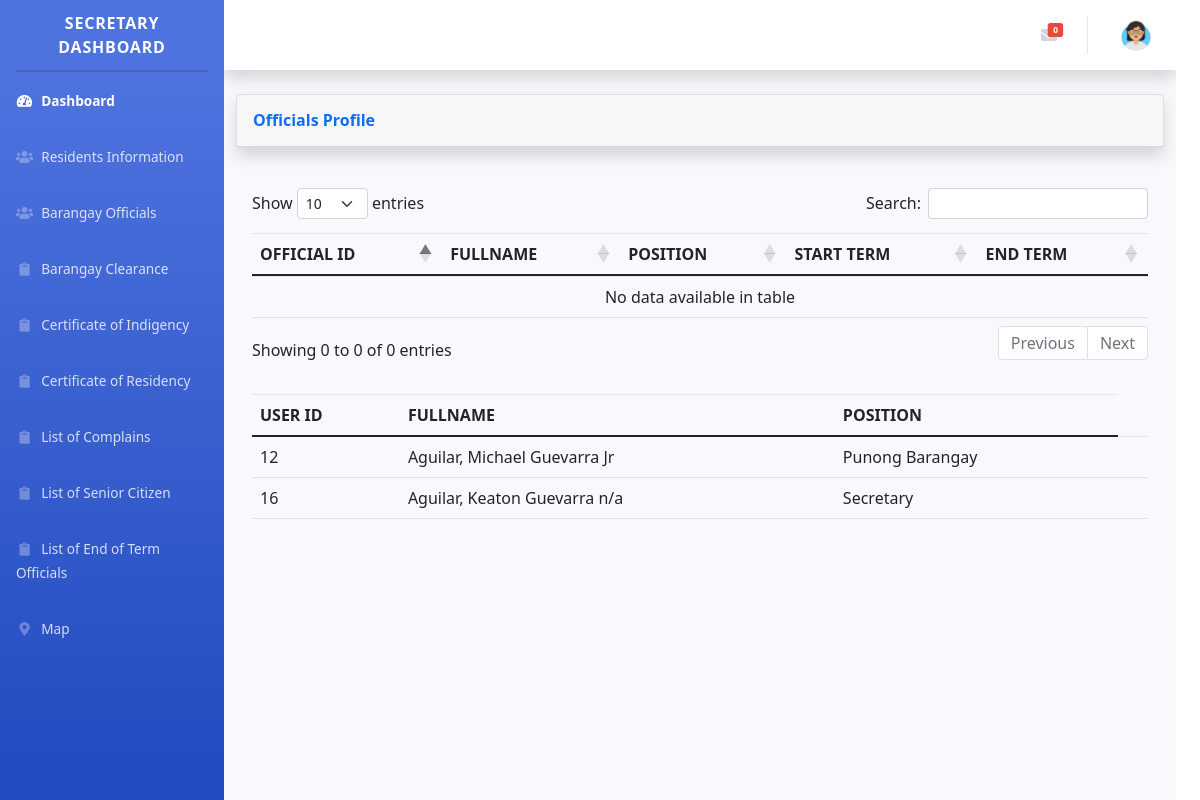
The page /official.php on the database its author committed.
### tables this page shows
CREATE TABLE `tbluser` (
  `user_id` int(11) NOT NULL,
  `lname` varchar(55) NOT NULL,
  `fname` varchar(55) NOT NULL,
  `mname` varchar(55) NOT NULL,
  `suffix` varchar(55) NOT NULL,
  `birthdate` date NOT NULL,
  `age` int(11) NOT NULL,
  `position` varchar(255) NOT NULL,
  `mobile_number` varchar(50) NOT NULL,
  `user_name` varchar(55) NOT NULL,
  `user_password` varchar(255) NOT NULL,
  `Status` tinyint(4) NOT NULL,
  `VerificationCode` varchar(255) NOT NULL,
  `Verify` tinyint(4) NOT NULL,
  `Request` tinyint(4) NOT NULL,
  `profile` varbinary(1052) NOT NULL
);

### official.php (the view, shortened to what this page needs)
	<?php
	include('includes/header.php');
	include('includes/navbar.php');
	?>
	<link rel="stylesheet" href="https://cdn.datatables.net/1.11.4/css/dataTables.bootstrap5.min.css" />
	<div id="content-wrapper" class="d-flex flex-column">
		<div id="content">
			<nav class="navbar navbar-expand navbar-light bg-white topbar mb-4 static-top shadow">
				<ul class="navbar-nav ml-auto">
				<?php
			    include("condb.php");
			    $sql = "SELECT * FROM tbl_msg WHERE msg_status=1 AND Status = '1'";
			    $result= mysqli_query($cn,$sql);
			    $row= mysqli_num_rows($result);
			    ?>
				<li class="nav-item dropdown no-arrow mx-1">
					<a class="nav-link dropdown-toggle" href="#" id="alertsDropdown" role="button" data-toggle="dropdown" aria-haspopup="true" aria-expanded="false">
						<span class="badge badge-danger badge-counter"> <?php echo $row; ?></span>
					</a>
			</li>
			<li class="nav-item dropdown no-arrow">
				<a class="nav-link dropdown-toggle" href="#" id="userDropdown" role="button"
				data-toggle="dropdown" aria-haspopup="true" aria-expanded="false">
				<img src="img/admin.png" class="img-profile rounded-circle">
			</a>
	</li>
</ul>
</nav>
<div class="container-fluid">
	<div class="card shadow mb-4">
		<div class="card-header py-3">
			<h6 class="m-0 font-weight-bold text-primary">Officials Profile
			</h6>
		</div>
	</div>
	<div class="card-body">
		<div class="table-responsive">
			<table class="table table-hover" id="dataTable" width="100%" cellspacing="0">
				<thead>
					<tr>
						<th>OFFICIAL ID</th>
						<th>FULLNAME</th>
						<th>POSITION</th>
						<th>START TERM</th>
						<th>END TERM</th>
					</tr>
				</thead>
			</table>
		</div>
	</div>
	<div class="card-body">
		<div class="table-responsive">
			<table class="table table-hover" id="dataTable" width="100%" cellspacing="0">
				<thead>
					<tr>
						<th>USER ID</th>
						<th>FULLNAME</th>
						<th>POSITION</th>
					</tr>
				</thead>
				<?php
						$sql = "SELECT * FROM tbluser WHERE Status = '1' AND position = 'Punong Barangay' || position = 'Secretary'";
						$res = mysqli_query($cn, $sql);
						while ($results = mysqli_fetch_array($res)) { ?>
					<tr>
						<td><?php echo $results ['user_id']?></td>
						<td><?php echo $results ['lname'], ", ", $results ['fname'], " ", $results ['mname'], " ", $results ['suffix'] ?></td>
						<td><?php echo $results ['position'] ?></td>
						<td>
						</td>
					</tr>
				<?php } ?>
			</table>
		</div>
	</div>
</div>
</div>
</div>
<?php
include ('includes/footer.php');
?>

### rows shown on the page
tbluser: user_id "12", lname "Aguilar", fname "Michael", mname "Guevarra", suffix "Jr", position "Punong Barangay"
tbluser: user_id "16", lname "Aguilar", fname "Keaton", mname "Guevarra", suffix "n/a", position "Secretary"

### other values the page prints
$row "0"
